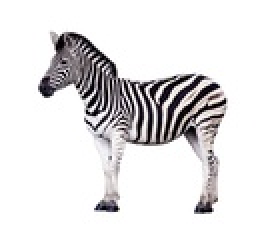
%> input picture Images/Zebra.jpg, 128 x 116 px, shrunk from 612 x 556 before the run (shown 2 times larger)
$ octave Task1.m   (GNU Octave 9; MATLAB toolbox functions it lacks are replaced by stand-ins)
%> lines starting %> are read from the running program, lines starting %| are printed output that depends on the picture
% MATLAB script for Assessment Item-1
% Task-1
clear; close all; clc;

% Step-1: Load input image
I = imread('Images/Zebra.jpg');
%> I is the input picture: size 116x128x3 uint8; mean R, G, B 225, 223.4, 224.3
%figure, imshow(I),title('Step-1: Load input image');

% Step-2: Conversion of input image to grey-scale image
Igray = rgb2gray(I);
figure(1), imshow(Igray), title('Conversion of input image to greyscale');

% Getting the size of the rows and coloumns of the Image.
[r,c] = size(Igray);
%> r = 116; c = 128

% Scale Factor.
scale = [3 3];

% Nearest Neighbour

% Multiplying each row and coloumn with the scale factor to create a matrix of zeros.
outputI = zeros(scale(1)*r,scale(2)*c, class(Igray));

% Nearest Neighbour
for i=1:scale(1)*r
    for j=1:scale(2)*c
        % Map output image location to input image location
        ii = round( (i-1)*(r-1)/(scale(1)*r-1)+1 );
        jj = round( (j-1)*(c-1)/(scale(2)*c-1)+1 );
        outputI(i,j) = Igray(ii,jj);
    end
end
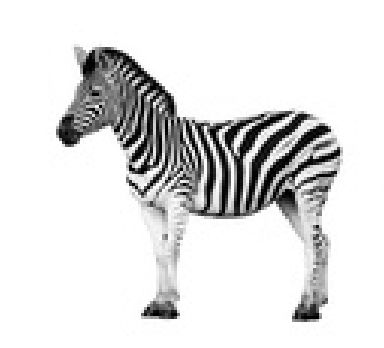
%> outputI: size 348x384 uint8; min 0, max 255, mean 223.6

% Display Nearest Neighbour Image
figure(2), imshow(outputI), title('Grayscale Image enlarged to size of 1668x1836 using Nearest Neighbour');

% Bilinear Interpolation

% Mapping Pixels of the Grayscale Image to a New Array.
for i=1:r
    for j=1:c
      Bilinear(1+(i-1)*scale(1),1+(j-1)*scale(2),:)=Igray(i,j);
    end
end
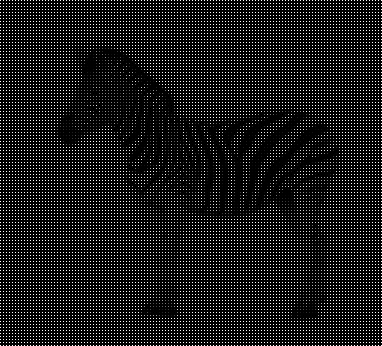
%> Bilinear: size 346x382 uint8; min 0, max 255, mean 25.2

for i = 1:1+(r-2)*scale(1)
    for j = 1:1+(c-2)*scale(2)

       % Bilinear equation
       if ((rem(i-1,scale(1))==0) && (rem(j-1,scale(2))==0))
       else
           Num1 = Bilinear( ceil(i/scale(1))*scale(2)-scale(1)+1,ceil(j/scale(2))*scale(1)-scale(2)+1,:);
           Num2 = Bilinear( ceil(i/scale(1))*scale(2)-scale(1)+1+scale(2),ceil(j/scale(1))*scale(2)-scale(1)+1,:);
           Num3 = Bilinear( ceil(i/scale(1))*scale(2)-scale(1)+1,ceil(j/scale(2))*scale(1)-scale(2)+1+scale(1),:);
           Num4 = Bilinear( ceil(i/scale(1))*scale(2)-scale(1)+1+scale(2),ceil(j/scale(1))*scale(2)-scale(1)+1+scale(2),:);

           % Coordinates of calculating pixel.
           x = rem(i-1,scale(1));
           y = rem(j-1,scale(2));

           % Limiting the  pixel being calculated to the nearest four pixels.
           dx = x/scale(1);
           dy = y/scale(2);

           Eq1 = Num1;    % Constants of bilinear interpolation.
           Eq2 = Num2-Num1;
           Eq3 = Num3-Num1;
           Eq4 = Num1-Num2-Num3+Num4;
           Bilinear(i,j,:) = Eq1+Eq2*dx+Eq3*dy+Eq4*dx*dy;
         end
    end
end
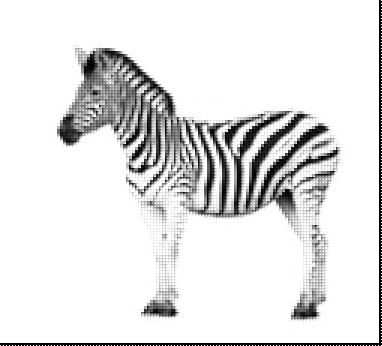
%> Bilinear: size 346x382 uint8; min 0, max 255, mean 227.5
%> after the loop, Eq1 = 255; Eq2 = 0; Eq3 = 0; Eq4 = 255; Num1 = 255; Num2 = 255; Num3 = 255; Num4 = 255; dx = 0; dy = 0.667; x = 0; y = 2
% Display Bilinear Interpolation Image
figure(3),imshow(uint8(Bilinear)), title('Grayscale Image enlarged to size of 1668x1836 using Bilinear Interpolation');

$ run again, with Images/Starfish.jpg copied over Images/Zebra.jpg
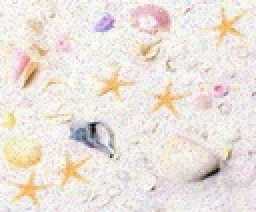
%> input picture Images/Starfish.jpg, 128 x 106 px, shrunk from 438 x 362 before the run (shown 2 times larger)
%> I is the input picture: size 106x128x3 uint8; mean R, G, B 235.3, 226.7, 219.7
%> after the loop `for i=1:r`:
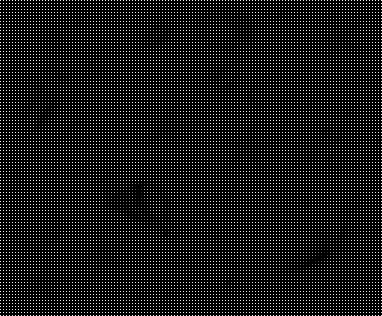
%> Bilinear: size 316x382 uint8; min 0, max 254, mean 25.7
%> after the loop `for i = 1:1+(r-2)*scale(1)`:
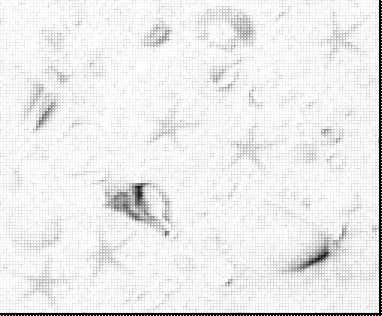
%> Bilinear: size 316x382 uint8; min 0, max 255, mean 236.4
%> after the loop `for i = 1:1+(r-2)*scale(1)`: Eq1 = 223; Eq2 = 11; Eq3 = 5; Eq4 = 228; Num1 = 223; Num2 = 234; Num3 = 228; dx = 0; dy = 0.667; x = 0; y = 2
